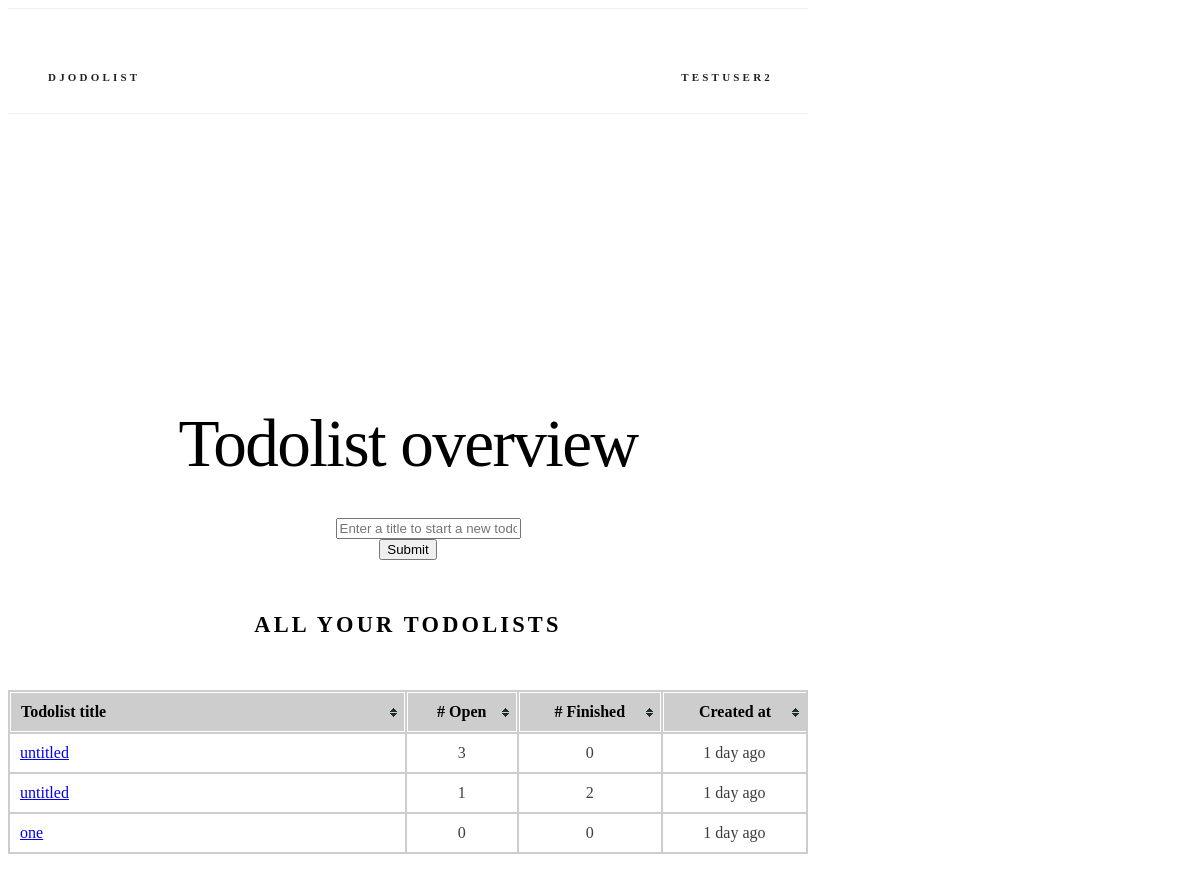
Page /todolists/ (signed in) on the committed database.
### lists/models.py (models this page shows, shortened)
class TodoList(models.Model):
    title = models.CharField(max_length=128, default="untitled")
    created_at = models.DateTimeField(auto_now=True)
    creator = models.ForeignKey(
        User, null=True, related_name="todolists", on_delete=models.CASCADE
    )
    class Meta:
        ordering = ("created_at",)
    def count_finished(self):
        return self.todos.filter(is_finished=True).count()
    def count_open(self):
        return self.todos.filter(is_finished=False).count()

### lists/views.py (the view)
# urls.py: path("todolists/", views.overview, name="overview"),
@login_required
def overview(request):
    if request.method == "POST":
        return redirect("lists:add_todolist")
    return render(request, "lists/overview.html", {"form": TodoListForm()})

### lists/forms.py
class TodoListForm(forms.Form):
    title = forms.CharField(
        **form_kwargs(
            widget=forms.TextInput(
                attrs=widget_attrs("Enter a title to start a new todolist")
            )
        )
    )

### lists/templatetags/lists_extras.py (called while the page is built)
@register.filter("humanize")
def humanize_time(dt, past_="ago", future_="from now", default="just now"):
    now = datetime.utcnow()
    dt = dt.replace(tzinfo=None)
    if now > dt:
        diff = now - dt
        dt_is_past = True
    else:
        diff = dt - now
        dt_is_past = False
    periods = (
        (diff.days // 365, "year", "years"),
        (diff.days // 30, "month", "months"),
        (diff.days // 7, "week", "weeks"),
        (diff.days, "day", "days"),
        (diff.seconds // 3600, "hour", "hours"),
        (diff.seconds // 60, "minute", "minutes"),
        (diff.seconds, "second", "seconds"),
    )
    for period, singular, plural in periods:
        if period:
            return "%d %s %s" % (
                period,
                singular if period == 1 else plural,
                past_ if dt_is_past else future_,
            )
    return default

@register.filter("in_seconds")
def in_seconds(dt):
    return int((dt.replace(tzinfo=None) - datetime(1970, 1, 1)).total_seconds())

### lists/templates/lists/overview.html (shortened to what this page needs)
{% extends "base.html" %}
{% load static %}
{% load lists_extras %}
{% block css %}
<link rel="stylesheet" href="{% static 'lists/css/table.css' %}"> {% endblock %}
{% block body %}
<section class="header">
  <h2 class="title">Todolist overview</h2>
  <div class="row">
    <div class="six columns">
      <form action="{% url 'lists:add_todolist' %}" method=post>
        <dl>
          <dd>{{ form }}
          <dt><input type="submit" value="Submit">
        </dl>
      </form>
    </div>
  </div>
  <div class="row">
    <div class="u-full-width">
      <h6 class="docs-header todolist-overview">All your todolists</h6>
      <table id="todolist-overview-table" class="tablesorter">
        <thead>
          <tr>
            <th class='todolist-title'>Todolist title</th>
            <th># Open</th>
            <th># Finished</th>
            <th class="datetime">Created at</th>
          </tr>
        </thead>
        <tbody>
          {% for todolist in user.todolists.all %}
          <tr>
            <td class='todolist-title'><a href="{% url 'lists:todolist' todolist_id=todolist.id %}">{{ todolist.title }}</a></td>
            <td>{{ todolist.count_open }}</td>
            <td>{{ todolist.count_finished }}</td>
            <td data-time-in-seconds="{{ todolist.created_at|in_seconds }}">{{ todolist.created_at|humanize }}</td>
          </tr>
          {% endfor %}
        </tbody>
      </table>
    </div>
  </div>
</section>
{% endblock %}

### todolist/templates/base.html (shortened to what this page needs)
<!DOCTYPE html>
<html lang="en">
<head>
  {% load static %}
  <link rel="stylesheet" type='text/css' href="https://cdnjs.cloudflare.com/ajax/libs/normalize/3.0.2/normalize.min.css">
  <link rel="stylesheet" type='text/css' href="https://cdnjs.cloudflare.com/ajax/libs/skeleton/2.0.4/skeleton.min.css">
  <link rel="stylesheet" type='text/css' href="{% static 'css/custom.css' %}">
  {% block css %}{% endblock %}
</head>
<body>
  <div class="container">
    <nav class="navbar">
      <div class="container">
        <ul class="navbar-list">
          <li class="navbar-item"><a class="navbar-link" href="{% url 'lists:index' %}">Djodolist</a></li>
          {% if not user.is_authenticated %}
          <li class="navbar-item">
            <a class="navbar-link" href="{% url 'auth:login' %}">Login</a> {% else %}
            <li class="navbar-item">
              <a class="navbar-link" href="#" data-popover="#moreNavPopover">{{ user.username }}</a>
            </li>
            {% endif %}
        </ul>
      </div>
    </nav>
    {% block body %}{% endblock %}
  </div>
</body>
</html>

### todolist/static/css/custom.css (style rules this page uses)
.title { margin-top: 0; margin-bottom: 2rem; font-weight: 300; font-size: 3.6rem; line-height: 1.25; letter-spacing: -.1rem; word-wrap: break-word; }
th.todolist-title, tr td.todolist-title { width: 50%; word-break: break-word; }
.container { max-width: 800px; }
.header { margin-top: 6rem; text-align: center; }
.docs-header { text-transform: uppercase; font-size: 1.4rem; letter-spacing: .2rem; font-weight: 600; }
.navbar { display: none; }
@media (min-width: 550px) { .title { font-size: 4.2rem; } }
@media (min-width: 550px) { .header { margin-top: 18rem; } }
@media (min-width: 750px) { .navbar, .navbar-spacer { display: block; width: 100%; height: 6.5rem; background: #fff; z-index: 99; border-top: 1px solid #eee; border-bottom: 1px solid #eee; } }
@media (min-width: 750px) { .navbar > .container { width: 100%; } }
@media (min-width: 750px) { .navbar-list { list-style: none; margin-bottom: 0; } }
@media (min-width: 750px) { .navbar-item { position: relative; float: left; margin-bottom: 0; } }
@media (min-width: 750px) { .navbar-item:last-child { float: right; } }
@media (min-width: 750px) { .navbar-link { text-transform: uppercase; font-size: 11px; font-weight: 600; letter-spacing: .2rem; margin-right: 35px; text-decoration: none; line-height: 6.5rem; color: #222; } }

### lists/static/lists/css/table.css (style rules this page uses)
table.tablesorter { background-color: #CDCDCD; margin: 10px 0pt 15px; width: 100%; text-align: left; }
table.tablesorter thead tr th, table.tablesorter tbody tr td, table.tablesorter tfoot tr th { padding: 10px; text-align: center; }
table.tablesorter th:first-child, table.tablesorter tbody tr td:first-child { text-align: left; }
table.tablesorter thead tr th, table.tablesorter tfoot tr th { border: 1px solid #FFF; }
table.tablesorter th:last-child { border-right: 0px solid #FFF; }
table.tablesorter thead tr .header { background-image: url(../images/bg.gif); background-repeat: no-repeat; background-position: center right; cursor: pointer; }
table.tablesorter tbody td { color: #3D3D3D; padding: 4px; background-color: #FFF; vertical-align: top; }

### rows in the picture
TodoList: title "untitled", count_open "3", count_finished "0", created_at "1 day ago"
TodoList: title "untitled", count_open "1", count_finished "2", created_at "1 day ago"
TodoList: title "one", count_open "0", count_finished "0", created_at "1 day ago"

### other values in the picture
{{ user.username }} "TESTUSER2"
